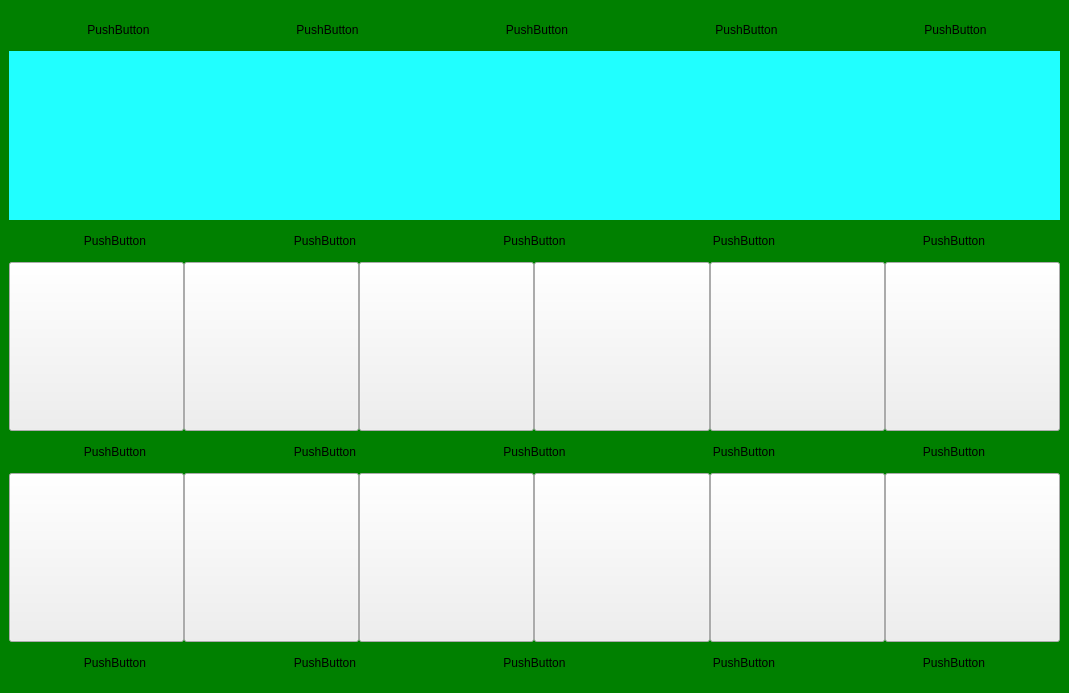
<?xml version="1.0" encoding="UTF-8"?>
<ui version="4.0">
 <class>Form</class>
 <widget class="QWidget" name="Form">
  <property name="geometry">
   <rect>
    <x>0</x>
    <y>0</y>
    <width>1069</width>
    <height>693</height>
   </rect>
  </property>
  <property name="sizePolicy">
   <sizepolicy hsizetype="Ignored" vsizetype="Ignored">
    <horstretch>0</horstretch>
    <verstretch>0</verstretch>
   </sizepolicy>
  </property>
  <property name="font">
   <font>
    <kerning>true</kerning>
   </font>
  </property>
  <property name="windowTitle">
   <string>Form</string>
  </property>
  <property name="styleSheet">
   <string notr="true">QWidget#Form{background-color: rgb(98, 171, 32);}</string>
  </property>
  <layout class="QVBoxLayout" name="verticalLayout">
   <property name="spacing">
    <number>0</number>
   </property>
   <property name="leftMargin">
    <number>0</number>
   </property>
   <property name="topMargin">
    <number>0</number>
   </property>
   <property name="rightMargin">
    <number>0</number>
   </property>
   <property name="bottomMargin">
    <number>0</number>
   </property>
   <item>
    <widget class="QWidget" name="Frame" native="true">
     <property name="styleSheet">
      <string notr="true">#Frame{background-color:green;}</string>
     </property>
     <layout class="QVBoxLayout" name="verticalLayout1" stretch="1,4,1,4,1,4,1">
      <property name="spacing">
       <number>0</number>
      </property>
      <item>
       <widget class="QWidget" name="horizontalWidget_11" native="true">
        <property name="styleSheet">
         <string notr="true">QPushButton:pressed {
       background-color: rgb(222, 255, 220);
    }</string>
        </property>
        <layout class="QHBoxLayout" name="horizontalLayout_43">
         <property name="spacing">
          <number>0</number>
         </property>
         <property name="sizeConstraint">
          <enum>QLayout::SetDefaultConstraint</enum>
         </property>
         <property name="leftMargin">
          <number>5</number>
         </property>
         <property name="topMargin">
          <number>0</number>
         </property>
         <property name="rightMargin">
          <number>0</number>
         </property>
         <property name="bottomMargin">
          <number>0</number>
         </property>
         <item>
          <widget class="QPushButton" name="pushButton_108">
           <property name="sizePolicy">
            <sizepolicy hsizetype="Minimum" vsizetype="Minimum">
             <horstretch>0</horstretch>
             <verstretch>0</verstretch>
            </sizepolicy>
           </property>
           <property name="maximumSize">
            <size>
             <width>16777215</width>
             <height>50</height>
            </size>
           </property>
           <property name="styleSheet">
            <string notr="true">border:none;</string>
           </property>
           <property name="text">
            <string>PushButton</string>
           </property>
          </widget>
         </item>
         <item>
          <widget class="QPushButton" name="pushButton_109">
           <property name="enabled">
            <bool>true</bool>
           </property>
           <property name="sizePolicy">
            <sizepolicy hsizetype="Minimum" vsizetype="Minimum">
             <horstretch>0</horstretch>
             <verstretch>0</verstretch>
            </sizepolicy>
           </property>
           <property name="maximumSize">
            <size>
             <width>16777215</width>
             <height>50</height>
            </size>
           </property>
           <property name="toolTipDuration">
            <number>-1</number>
           </property>
           <property name="styleSheet">
            <string notr="true">border:none;</string>
           </property>
           <property name="text">
            <string>PushButton</string>
           </property>
          </widget>
         </item>
         <item>
          <widget class="QPushButton" name="pushButton_110">
           <property name="sizePolicy">
            <sizepolicy hsizetype="Minimum" vsizetype="Minimum">
             <horstretch>0</horstretch>
             <verstretch>0</verstretch>
            </sizepolicy>
           </property>
           <property name="maximumSize">
            <size>
             <width>16777215</width>
             <height>50</height>
            </size>
           </property>
           <property name="styleSheet">
            <string notr="true">border:none;
</string>
           </property>
           <property name="text">
            <string>PushButton</string>
           </property>
          </widget>
         </item>
         <item>
          <widget class="QPushButton" name="pushButton_192">
           <property name="sizePolicy">
            <sizepolicy hsizetype="Minimum" vsizetype="Minimum">
             <horstretch>0</horstretch>
             <verstretch>0</verstretch>
            </sizepolicy>
           </property>
           <property name="maximumSize">
            <size>
             <width>16777215</width>
             <height>50</height>
            </size>
           </property>
           <property name="styleSheet">
            <string notr="true">border :none;</string>
           </property>
           <property name="text">
            <string>PushButton</string>
           </property>
          </widget>
         </item>
         <item>
          <widget class="QPushButton" name="pushButton_193">
           <property name="sizePolicy">
            <sizepolicy hsizetype="Minimum" vsizetype="Minimum">
             <horstretch>0</horstretch>
             <verstretch>0</verstretch>
            </sizepolicy>
           </property>
           <property name="maximumSize">
            <size>
             <width>16777215</width>
             <height>50</height>
            </size>
           </property>
           <property name="styleSheet">
            <string notr="true">border:none;</string>
           </property>
           <property name="text">
            <string>PushButton</string>
           </property>
          </widget>
         </item>
        </layout>
       </widget>
      </item>
      <item>
       <layout class="QHBoxLayout" name="horizontalLayout_A" stretch="1,30,1,30,1,30,1,30,1,30,1">
        <property name="spacing">
         <number>0</number>
        </property>
        <property name="leftMargin">
         <number>0</number>
        </property>
        <property name="rightMargin">
         <number>0</number>
        </property>
        <item>
         <widget class="QPushButton" name="pushButton_224">
          <property name="sizePolicy">
           <sizepolicy hsizetype="Minimum" vsizetype="Minimum">
            <horstretch>0</horstretch>
            <verstretch>0</verstretch>
           </sizepolicy>
          </property>
          <property name="minimumSize">
           <size>
            <width>20</width>
            <height>0</height>
           </size>
          </property>
          <property name="maximumSize">
           <size>
            <width>16777215</width>
            <height>16777215</height>
           </size>
          </property>
          <property name="styleSheet">
           <string notr="true">border:none;
background-color: rgb(32, 255, 255);</string>
          </property>
          <property name="text">
           <string/>
          </property>
         </widget>
        </item>
        <item>
         <layout class="QHBoxLayout" name="hlo_0_0">
          <property name="spacing">
           <number>0</number>
          </property>
         </layout>
        </item>
        <item>
         <widget class="QPushButton" name="pushButton_222">
          <property name="sizePolicy">
           <sizepolicy hsizetype="Minimum" vsizetype="Minimum">
            <horstretch>0</horstretch>
            <verstretch>0</verstretch>
           </sizepolicy>
          </property>
          <property name="minimumSize">
           <size>
            <width>20</width>
            <height>0</height>
           </size>
          </property>
          <property name="maximumSize">
           <size>
            <width>16777215</width>
            <height>16777215</height>
           </size>
          </property>
          <property name="styleSheet">
           <string notr="true">border:none;
background-color: rgb(32, 255, 255);</string>
          </property>
          <property name="text">
           <string/>
          </property>
         </widget>
        </item>
        <item>
         <layout class="QHBoxLayout" name="horizontalLayout_A_2">
          <property name="spacing">
           <number>0</number>
          </property>
          <property name="rightMargin">
           <number>0</number>
          </property>
         </layout>
        </item>
        <item>
         <widget class="QPushButton" name="pushButton_221">
          <property name="sizePolicy">
           <sizepolicy hsizetype="Minimum" vsizetype="Minimum">
            <horstretch>0</horstretch>
            <verstretch>0</verstretch>
           </sizepolicy>
          </property>
          <property name="minimumSize">
           <size>
            <width>20</width>
            <height>0</height>
           </size>
          </property>
          <property name="maximumSize">
           <size>
            <width>16777215</width>
            <height>16777215</height>
           </size>
          </property>
          <property name="styleSheet">
           <string notr="true">border:none;
background-color: rgb(32, 255, 255);</string>
          </property>
          <property name="text">
           <string/>
          </property>
         </widget>
        </item>
        <item>
         <layout class="QHBoxLayout" name="horizontalLayout_A_3">
          <property name="spacing">
           <number>0</number>
          </property>
          <property name="rightMargin">
           <number>0</number>
          </property>
         </layout>
        </item>
        <item>
         <widget class="QPushButton" name="pushButton_220">
          <property name="sizePolicy">
           <sizepolicy hsizetype="Minimum" vsizetype="Minimum">
            <horstretch>0</horstretch>
            <verstretch>0</verstretch>
           </sizepolicy>
          </property>
          <property name="minimumSize">
           <size>
            <width>20</width>
            <height>0</height>
           </size>
          </property>
          <property name="maximumSize">
           <size>
            <width>16777215</width>
            <height>16777215</height>
           </size>
          </property>
          <property name="styleSheet">
           <string notr="true">border:none;
background-color: rgb(32, 255, 255);</string>
          </property>
          <property name="text">
           <string/>
          </property>
         </widget>
        </item>
        <item>
         <layout class="QHBoxLayout" name="horizontalLayout_A_4">
          <property name="spacing">
           <number>0</number>
          </property>
          <property name="rightMargin">
           <number>0</number>
          </property>
         </layout>
        </item>
        <item>
         <widget class="QPushButton" name="pushButton_219">
          <property name="sizePolicy">
           <sizepolicy hsizetype="Minimum" vsizetype="Minimum">
            <horstretch>0</horstretch>
            <verstretch>0</verstretch>
           </sizepolicy>
          </property>
          <property name="minimumSize">
           <size>
            <width>20</width>
            <height>0</height>
           </size>
          </property>
          <property name="maximumSize">
           <size>
            <width>16777215</width>
            <height>16777215</height>
           </size>
          </property>
          <property name="styleSheet">
           <string notr="true">border:none;
background-color: rgb(32, 255, 255);</string>
          </property>
          <property name="text">
           <string/>
          </property>
         </widget>
        </item>
        <item>
         <layout class="QHBoxLayout" name="horizontalLayout_A_6">
          <property name="spacing">
           <number>0</number>
          </property>
          <property name="rightMargin">
           <number>0</number>
          </property>
         </layout>
        </item>
        <item>
         <widget class="QPushButton" name="pushButton_223">
          <property name="sizePolicy">
           <sizepolicy hsizetype="Minimum" vsizetype="Minimum">
            <horstretch>0</horstretch>
            <verstretch>0</verstretch>
           </sizepolicy>
          </property>
          <property name="minimumSize">
           <size>
            <width>20</width>
            <height>0</height>
           </size>
          </property>
          <property name="maximumSize">
           <size>
            <width>16777215</width>
            <height>16777215</height>
           </size>
          </property>
          <property name="styleSheet">
           <string notr="true">border:none;
background-color: rgb(32, 255, 255);</string>
          </property>
          <property name="text">
           <string/>
          </property>
         </widget>
        </item>
       </layout>
      </item>
      <item>
       <widget class="QWidget" name="horizontalWidget_14" native="true">
        <property name="styleSheet">
         <string notr="true">QPushButton:pressed {
       background-color: rgb(222, 255, 220);
    }</string>
        </property>
        <layout class="QHBoxLayout" name="horizontalLayout_44">
         <property name="spacing">
          <number>0</number>
         </property>
         <property name="sizeConstraint">
          <enum>QLayout::SetDefaultConstraint</enum>
         </property>
         <property name="leftMargin">
          <number>1</number>
         </property>
         <property name="rightMargin">
          <number>1</number>
         </property>
         <item>
          <widget class="QPushButton" name="pushButton_194">
           <property name="sizePolicy">
            <sizepolicy hsizetype="Minimum" vsizetype="Minimum">
             <horstretch>0</horstretch>
             <verstretch>0</verstretch>
            </sizepolicy>
           </property>
           <property name="maximumSize">
            <size>
             <width>16777215</width>
             <height>50</height>
            </size>
           </property>
           <property name="styleSheet">
            <string notr="true">border:none;</string>
           </property>
           <property name="text">
            <string>PushButton</string>
           </property>
          </widget>
         </item>
         <item>
          <widget class="QPushButton" name="pushButton_195">
           <property name="enabled">
            <bool>true</bool>
           </property>
           <property name="sizePolicy">
            <sizepolicy hsizetype="Minimum" vsizetype="Minimum">
             <horstretch>0</horstretch>
             <verstretch>0</verstretch>
            </sizepolicy>
           </property>
           <property name="maximumSize">
            <size>
             <width>16777215</width>
             <height>50</height>
            </size>
           </property>
           <property name="toolTipDuration">
            <number>-1</number>
           </property>
           <property name="styleSheet">
            <string notr="true">border:none;</string>
           </property>
           <property name="text">
            <string>PushButton</string>
           </property>
          </widget>
         </item>
         <item>
          <widget class="QPushButton" name="pushButton_211">
           <property name="sizePolicy">
            <sizepolicy hsizetype="Minimum" vsizetype="Minimum">
             <horstretch>0</horstretch>
             <verstretch>0</verstretch>
            </sizepolicy>
           </property>
           <property name="maximumSize">
            <size>
             <width>16777215</width>
             <height>50</height>
            </size>
           </property>
           <property name="styleSheet">
            <string notr="true">border:none;
</string>
           </property>
           <property name="text">
            <string>PushButton</string>
           </property>
          </widget>
         </item>
         <item>
          <widget class="QPushButton" name="pushButton_212">
           <property name="sizePolicy">
            <sizepolicy hsizetype="Minimum" vsizetype="Minimum">
             <horstretch>0</horstretch>
             <verstretch>0</verstretch>
            </sizepolicy>
           </property>
           <property name="maximumSize">
            <size>
             <width>16777215</width>
             <height>50</height>
            </size>
           </property>
           <property name="styleSheet">
            <string notr="true">border:none;</string>
           </property>
           <property name="text">
            <string>PushButton</string>
           </property>
          </widget>
         </item>
         <item>
          <widget class="QPushButton" name="pushButton_213">
           <property name="sizePolicy">
            <sizepolicy hsizetype="Minimum" vsizetype="Minimum">
             <horstretch>0</horstretch>
             <verstretch>0</verstretch>
            </sizepolicy>
           </property>
           <property name="maximumSize">
            <size>
             <width>16777215</width>
             <height>50</height>
            </size>
           </property>
           <property name="styleSheet">
            <string notr="true">border:none;</string>
           </property>
           <property name="text">
            <string>PushButton</string>
           </property>
          </widget>
         </item>
        </layout>
       </widget>
      </item>
      <item>
       <layout class="QHBoxLayout" name="horizontalLayout_B" stretch="1,30,1,30,1,30,1,30,1,30,1">
        <property name="spacing">
         <number>0</number>
        </property>
        <property name="leftMargin">
         <number>0</number>
        </property>
        <property name="rightMargin">
         <number>0</number>
        </property>
        <item>
         <widget class="QPushButton" name="pushButton">
          <property name="sizePolicy">
           <sizepolicy hsizetype="Minimum" vsizetype="Minimum">
            <horstretch>0</horstretch>
            <verstretch>0</verstretch>
           </sizepolicy>
          </property>
          <property name="minimumSize">
           <size>
            <width>20</width>
            <height>0</height>
           </size>
          </property>
          <property name="text">
           <string/>
          </property>
         </widget>
        </item>
        <item>
         <layout class="QHBoxLayout" name="hlo_1_0">
          <property name="spacing">
           <number>0</number>
          </property>
         </layout>
        </item>
        <item>
         <widget class="QPushButton" name="pushButton_2">
          <property name="sizePolicy">
           <sizepolicy hsizetype="Minimum" vsizetype="Minimum">
            <horstretch>0</horstretch>
            <verstretch>0</verstretch>
           </sizepolicy>
          </property>
          <property name="minimumSize">
           <size>
            <width>20</width>
            <height>0</height>
           </size>
          </property>
          <property name="text">
           <string/>
          </property>
         </widget>
        </item>
        <item>
         <layout class="QHBoxLayout" name="horizontalLayout_2">
          <property name="spacing">
           <number>0</number>
          </property>
         </layout>
        </item>
        <item>
         <widget class="QPushButton" name="pushButton_3">
          <property name="sizePolicy">
           <sizepolicy hsizetype="Minimum" vsizetype="Minimum">
            <horstretch>0</horstretch>
            <verstretch>0</verstretch>
           </sizepolicy>
          </property>
          <property name="minimumSize">
           <size>
            <width>20</width>
            <height>0</height>
           </size>
          </property>
          <property name="text">
           <string/>
          </property>
         </widget>
        </item>
        <item>
         <layout class="QHBoxLayout" name="horizontalLayout_3">
          <property name="spacing">
           <number>0</number>
          </property>
         </layout>
        </item>
        <item>
         <widget class="QPushButton" name="pushButton_4">
          <property name="sizePolicy">
           <sizepolicy hsizetype="Minimum" vsizetype="Minimum">
            <horstretch>0</horstretch>
            <verstretch>0</verstretch>
           </sizepolicy>
          </property>
          <property name="minimumSize">
           <size>
            <width>20</width>
            <height>0</height>
           </size>
          </property>
          <property name="text">
           <string/>
          </property>
         </widget>
        </item>
        <item>
         <layout class="QHBoxLayout" name="horizontalLayout_4">
          <property name="spacing">
           <number>0</number>
          </property>
         </layout>
        </item>
        <item>
         <widget class="QPushButton" name="pushButton_5">
          <property name="sizePolicy">
           <sizepolicy hsizetype="Minimum" vsizetype="Minimum">
            <horstretch>0</horstretch>
            <verstretch>0</verstretch>
           </sizepolicy>
          </property>
          <property name="minimumSize">
           <size>
            <width>20</width>
            <height>0</height>
           </size>
          </property>
          <property name="text">
           <string/>
          </property>
         </widget>
        </item>
        <item>
         <layout class="QHBoxLayout" name="horizontalLayout_5">
          <property name="spacing">
           <number>0</number>
          </property>
         </layout>
        </item>
        <item>
         <widget class="QPushButton" name="pushButton_6">
          <property name="sizePolicy">
           <sizepolicy hsizetype="Minimum" vsizetype="Minimum">
            <horstretch>0</horstretch>
            <verstretch>0</verstretch>
           </sizepolicy>
          </property>
          <property name="minimumSize">
           <size>
            <width>20</width>
            <height>0</height>
           </size>
          </property>
          <property name="text">
           <string/>
          </property>
         </widget>
        </item>
       </layout>
      </item>
      <item>
       <widget class="QWidget" name="horizontalWidget_16" native="true">
        <property name="styleSheet">
         <string notr="true">QPushButton:pressed {
       background-color: rgb(222, 255, 220);
    }</string>
        </property>
        <layout class="QHBoxLayout" name="horizontalLayout_45">
         <property name="spacing">
          <number>0</number>
         </property>
         <property name="sizeConstraint">
          <enum>QLayout::SetDefaultConstraint</enum>
         </property>
         <property name="leftMargin">
          <number>1</number>
         </property>
         <property name="rightMargin">
          <number>1</number>
         </property>
         <item>
          <widget class="QPushButton" name="pushButton_214">
           <property name="sizePolicy">
            <sizepolicy hsizetype="Minimum" vsizetype="Minimum">
             <horstretch>0</horstretch>
             <verstretch>0</verstretch>
            </sizepolicy>
           </property>
           <property name="maximumSize">
            <size>
             <width>16777215</width>
             <height>50</height>
            </size>
           </property>
           <property name="styleSheet">
            <string notr="true">border:none;</string>
           </property>
           <property name="text">
            <string>PushButton</string>
           </property>
          </widget>
         </item>
         <item>
          <widget class="QPushButton" name="pushButton_215">
           <property name="enabled">
            <bool>true</bool>
           </property>
           <property name="sizePolicy">
            <sizepolicy hsizetype="Minimum" vsizetype="Minimum">
             <horstretch>0</horstretch>
             <verstretch>0</verstretch>
            </sizepolicy>
           </property>
           <property name="maximumSize">
            <size>
             <width>16777215</width>
             <height>50</height>
            </size>
           </property>
           <property name="toolTipDuration">
            <number>-1</number>
           </property>
           <property name="styleSheet">
            <string notr="true">border:none;</string>
           </property>
           <property name="text">
            <string>PushButton</string>
           </property>
          </widget>
         </item>
         <item>
          <widget class="QPushButton" name="pushButton_216">
           <property name="sizePolicy">
            <sizepolicy hsizetype="Minimum" vsizetype="Minimum">
             <horstretch>0</horstretch>
             <verstretch>0</verstretch>
            </sizepolicy>
           </property>
           <property name="maximumSize">
            <size>
             <width>16777215</width>
             <height>50</height>
            </size>
           </property>
           <property name="styleSheet">
            <string notr="true">border:none;
</string>
           </property>
           <property name="text">
            <string>PushButton</string>
           </property>
          </widget>
         </item>
         <item>
          <widget class="QPushButton" name="pushButton_217">
           <property name="sizePolicy">
            <sizepolicy hsizetype="Minimum" vsizetype="Minimum">
             <horstretch>0</horstretch>
             <verstretch>0</verstretch>
            </sizepolicy>
           </property>
           <property name="maximumSize">
            <size>
             <width>16777215</width>
             <height>50</height>
            </size>
           </property>
           <property name="styleSheet">
            <string notr="true">border:none;</string>
           </property>
           <property name="text">
            <string>PushButton</string>
           </property>
          </widget>
         </item>
         <item>
          <widget class="QPushButton" name="pushButton_218">
           <property name="sizePolicy">
            <sizepolicy hsizetype="Minimum" vsizetype="Minimum">
             <horstretch>0</horstretch>
             <verstretch>0</verstretch>
            </sizepolicy>
           </property>
           <property name="maximumSize">
            <size>
             <width>16777215</width>
             <height>50</height>
            </size>
           </property>
           <property name="styleSheet">
            <string notr="true">border:none;</string>
           </property>
           <property name="text">
            <string>PushButton</string>
           </property>
          </widget>
         </item>
        </layout>
       </widget>
      </item>
      <item>
       <layout class="QHBoxLayout" name="horizontalLayout_A_5" stretch="1,30,1,30,1,30,1,30,1,30,1">
        <property name="spacing">
         <number>0</number>
        </property>
        <property name="rightMargin">
         <number>0</number>
        </property>
        <item>
         <widget class="QPushButton" name="pushButton_7">
          <property name="sizePolicy">
           <sizepolicy hsizetype="Minimum" vsizetype="Minimum">
            <horstretch>0</horstretch>
            <verstretch>0</verstretch>
           </sizepolicy>
          </property>
          <property name="minimumSize">
           <size>
            <width>20</width>
            <height>0</height>
           </size>
          </property>
          <property name="text">
           <string/>
          </property>
         </widget>
        </item>
        <item>
         <layout class="QHBoxLayout" name="horizontalLayout_6">
          <property name="spacing">
           <number>0</number>
          </property>
         </layout>
        </item>
        <item>
         <widget class="QPushButton" name="pushButton_8">
          <property name="sizePolicy">
           <sizepolicy hsizetype="Minimum" vsizetype="Minimum">
            <horstretch>0</horstretch>
            <verstretch>0</verstretch>
           </sizepolicy>
          </property>
          <property name="minimumSize">
           <size>
            <width>20</width>
            <height>0</height>
           </size>
          </property>
          <property name="text">
           <string/>
          </property>
         </widget>
        </item>
        <item>
         <layout class="QHBoxLayout" name="horizontalLayout_7">
          <property name="spacing">
           <number>0</number>
          </property>
         </layout>
        </item>
        <item>
         <widget class="QPushButton" name="pushButton_9">
          <property name="sizePolicy">
           <sizepolicy hsizetype="Minimum" vsizetype="Minimum">
            <horstretch>0</horstretch>
            <verstretch>0</verstretch>
           </sizepolicy>
          </property>
          <property name="minimumSize">
           <size>
            <width>20</width>
            <height>0</height>
           </size>
          </property>
          <property name="text">
           <string/>
          </property>
         </widget>
        </item>
        <item>
         <layout class="QHBoxLayout" name="horizontalLayout_8">
          <property name="spacing">
           <number>0</number>
          </property>
         </layout>
        </item>
        <item>
         <widget class="QPushButton" name="pushButton_10">
          <property name="sizePolicy">
           <sizepolicy hsizetype="Minimum" vsizetype="Minimum">
            <horstretch>0</horstretch>
            <verstretch>0</verstretch>
           </sizepolicy>
          </property>
          <property name="minimumSize">
           <size>
            <width>20</width>
            <height>0</height>
           </size>
          </property>
          <property name="text">
           <string/>
          </property>
         </widget>
        </item>
        <item>
         <layout class="QHBoxLayout" name="horizontalLayout_9">
          <property name="spacing">
           <number>0</number>
          </property>
         </layout>
        </item>
        <item>
         <widget class="QPushButton" name="pushButton_11">
          <property name="sizePolicy">
           <sizepolicy hsizetype="Minimum" vsizetype="Minimum">
            <horstretch>0</horstretch>
            <verstretch>0</verstretch>
           </sizepolicy>
          </property>
          <property name="minimumSize">
           <size>
            <width>20</width>
            <height>0</height>
           </size>
          </property>
          <property name="text">
           <string/>
          </property>
         </widget>
        </item>
        <item>
         <layout class="QHBoxLayout" name="horizontalLayout_10">
          <property name="spacing">
           <number>0</number>
          </property>
         </layout>
        </item>
        <item>
         <widget class="QPushButton" name="pushButton_12">
          <property name="sizePolicy">
           <sizepolicy hsizetype="Minimum" vsizetype="Minimum">
            <horstretch>0</horstretch>
            <verstretch>0</verstretch>
           </sizepolicy>
          </property>
          <property name="minimumSize">
           <size>
            <width>20</width>
            <height>0</height>
           </size>
          </property>
          <property name="text">
           <string/>
          </property>
         </widget>
        </item>
       </layout>
      </item>
      <item>
       <widget class="QWidget" name="horizontalWidget_20" native="true">
        <property name="styleSheet">
         <string notr="true">QPushButton:pressed {
       background-color: rgb(222, 255, 220);
    }</string>
        </property>
        <layout class="QHBoxLayout" name="horizontalLayout_49">
         <property name="spacing">
          <number>0</number>
         </property>
         <property name="sizeConstraint">
          <enum>QLayout::SetDefaultConstraint</enum>
         </property>
         <property name="leftMargin">
          <number>1</number>
         </property>
         <property name="topMargin">
          <number>1</number>
         </property>
         <property name="rightMargin">
          <number>1</number>
         </property>
         <property name="bottomMargin">
          <number>1</number>
         </property>
         <item>
          <widget class="QPushButton" name="pushButton_234">
           <property name="sizePolicy">
            <sizepolicy hsizetype="Minimum" vsizetype="Minimum">
             <horstretch>0</horstretch>
             <verstretch>0</verstretch>
            </sizepolicy>
           </property>
           <property name="maximumSize">
            <size>
             <width>16777215</width>
             <height>50</height>
            </size>
           </property>
           <property name="styleSheet">
            <string notr="true">border:none;</string>
           </property>
           <property name="text">
            <string>PushButton</string>
           </property>
          </widget>
         </item>
         <item>
          <widget class="QPushButton" name="pushButton_235">
           <property name="enabled">
            <bool>true</bool>
           </property>
           <property name="sizePolicy">
            <sizepolicy hsizetype="Minimum" vsizetype="Minimum">
             <horstretch>0</horstretch>
             <verstretch>0</verstretch>
            </sizepolicy>
           </property>
           <property name="maximumSize">
            <size>
             <width>16777215</width>
             <height>50</height>
            </size>
           </property>
           <property name="toolTipDuration">
            <number>-1</number>
           </property>
           <property name="styleSheet">
            <string notr="true">border:none;</string>
           </property>
           <property name="text">
            <string>PushButton</string>
           </property>
          </widget>
         </item>
         <item>
          <widget class="QPushButton" name="pushButton_236">
           <property name="sizePolicy">
            <sizepolicy hsizetype="Minimum" vsizetype="Minimum">
             <horstretch>0</horstretch>
             <verstretch>0</verstretch>
            </sizepolicy>
           </property>
           <property name="maximumSize">
            <size>
             <width>16777215</width>
             <height>50</height>
            </size>
           </property>
           <property name="styleSheet">
            <string notr="true">border:none;
</string>
           </property>
           <property name="text">
            <string>PushButton</string>
           </property>
          </widget>
         </item>
         <item>
          <widget class="QPushButton" name="pushButton_281">
           <property name="sizePolicy">
            <sizepolicy hsizetype="Minimum" vsizetype="Minimum">
             <horstretch>0</horstretch>
             <verstretch>0</verstretch>
            </sizepolicy>
           </property>
           <property name="maximumSize">
            <size>
             <width>16777215</width>
             <height>50</height>
            </size>
           </property>
           <property name="styleSheet">
            <string notr="true">border:none;</string>
           </property>
           <property name="text">
            <string>PushButton</string>
           </property>
          </widget>
         </item>
         <item>
          <widget class="QPushButton" name="pushButton_282">
           <property name="sizePolicy">
            <sizepolicy hsizetype="Minimum" vsizetype="Minimum">
             <horstretch>0</horstretch>
             <verstretch>0</verstretch>
            </sizepolicy>
           </property>
           <property name="maximumSize">
            <size>
             <width>16777215</width>
             <height>50</height>
            </size>
           </property>
           <property name="styleSheet">
            <string notr="true">border:none;</string>
           </property>
           <property name="text">
            <string>PushButton</string>
           </property>
          </widget>
         </item>
        </layout>
       </widget>
      </item>
     </layout>
    </widget>
   </item>
  </layout>
 </widget>
 <resources>
  <include location="images_Farm.qrc"/>
 </resources>
 <connections/>
</ui>
